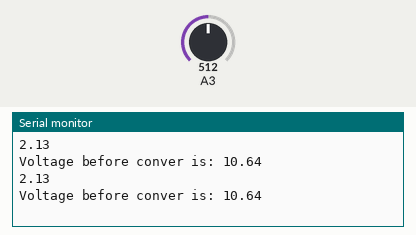
Recording of a sketch running on a simulated Arduino Uno, built with avr-gcc and run on an emulated ATmega328P. Parts: the last lines printed to the serial monitor. The test bench sets the inputs (shaded band); at power-on: A3 = 512.

Above: at 2.8 s.
2.9 s: A3 set to 716
At 5.0 s:
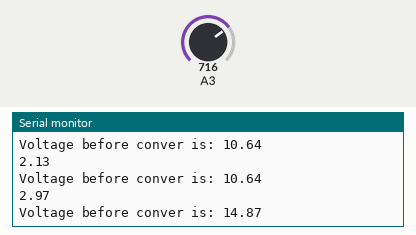
5.6 s: A3 set to 900
At 6.6 s:
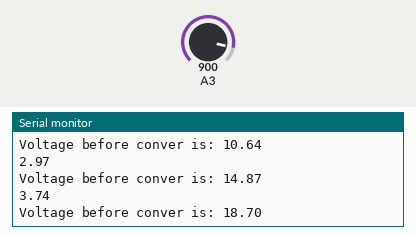
Timing chart, 0 to 8.6 s (numbered marks = the images above; inputs shaded):
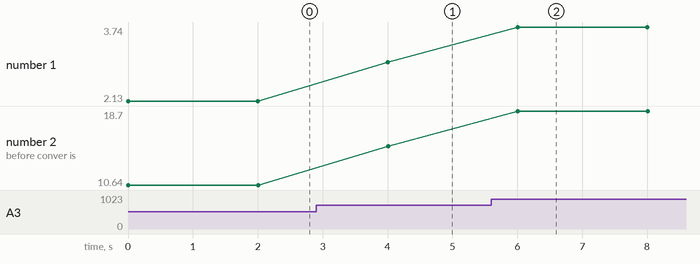

The sketch:

shot_tracker_with_nfc__main_transparrent_display_IR.ino
```cpp
void setup() {
  // put your setup code here, to run once:

Serial.begin(9600);
}

void loop() {

  //||Details below will need to be tailored to the specific board||
  //this assumes the input voltage is being converted from a higher voltage to 5v. if input is already <=5v then remove section involving the result variable
  // keep an eye out for noise on that pin (changing values)
  //if noise is minimal and the input set correctly, this should be accurate to the 2nd decimal point.
  float inputRef = 4.25; //this varies from device to device. on ATMEGA32U4, measure voltage of pin 24 (AVCC) on the chip and use that here.
  float in = (float)analogRead(A3);
  float voltage = in * (inputRef / 1023.0); //1023 is the steps value for a 10 bit A/D converter. inputRef is the max voltage for the AVCC pin on the ATMEGA32U4, I just measured the out voltage of pin24 on the chip. These 2 are what makes the voltage accurate as some chips might not have a 10bit A/D converter or have 4.25 as max
  //source https://www.youtube.com/watch?v=gw72g4WBz-U
  //power supply can be noisy and will affect accuracy of this reader as the basis this reader uses to measure is that input voltage (measured from AVCC by default)
  Serial.println(voltage); //debug

  //to restore the original voltage before conversion
  float result = voltage * 5; //the times value is the input voltage / output of conversion
  Serial.print("Voltage before conver is: ");//debug
  Serial.println(result);//debug
  delay(2000); //debug
}
```

Measured:
- after the input at 2.9 s, the serial monitor: prints a new line after 1.1 s (image 1)
- after the input at 5.6 s, the serial monitor: prints a new line after 0.40 s (image 2)
- plotted number 1: 2.13 → 2.97 after the input at 2.9 s, 2.97 → 3.74 after the input at 5.6 s
- plotted number 2: 10.64 → 14.87 after the input at 2.9 s, 14.87 → 18.7 after the input at 5.6 s
